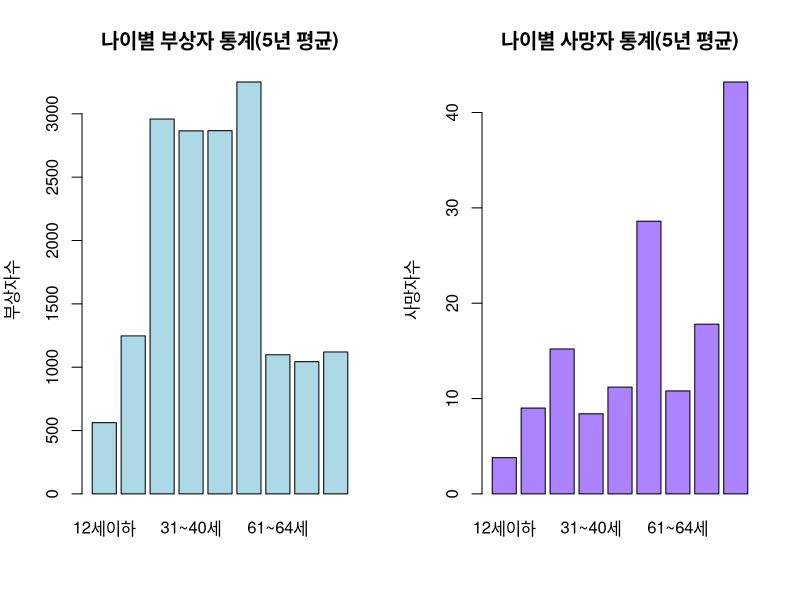

Reproduce this figure in R.
setwd('C:/Users/gjwls/OneDrive/바탕 화면/대학 자료/R 프로젝트')
ag <- read.csv('age.csv', header = T)
ag

ag <- aggregate(ag[,2:10], by = list(ag$사고정보), FUN = mean)

colnames(ag) <- c('사고정보', '12세이하', '13~20세', '21~30세', '31~40세', '41~50세', '51~60세', '61~64세', '65~70세', '71세이상')
age <- ag[,2:10]
age

rownames(age) <- c('부상자수', '사망자수')
summary(age)
t(age)

par(mfrow = c(1, 2))
barplot(as.matrix(age[1,]), main = '나이별 부상자 통계(5년 평균)',
        ylab = '부상자수',
        col = c('lightblue'))




barplot(as.matrix(age[2,]), main = '나이별 사망자 통계(5년 평균)',
        col = c('Medium Purple 1'),
        ylab = '사망자수')
